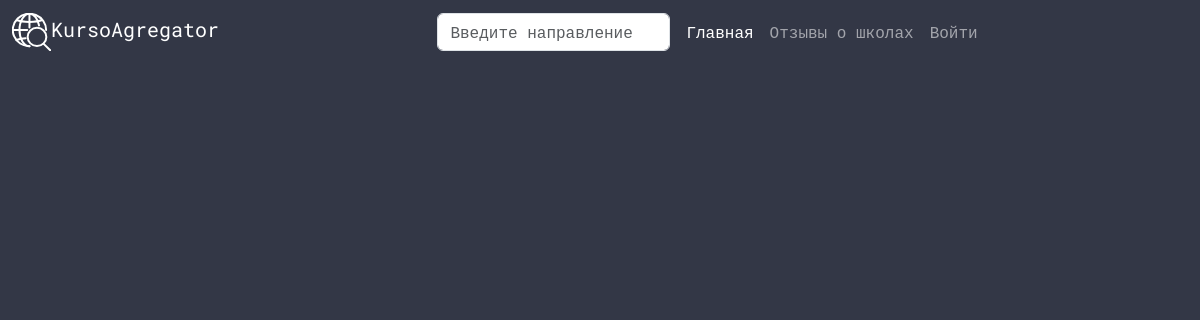
The app's page /reviews, older data.
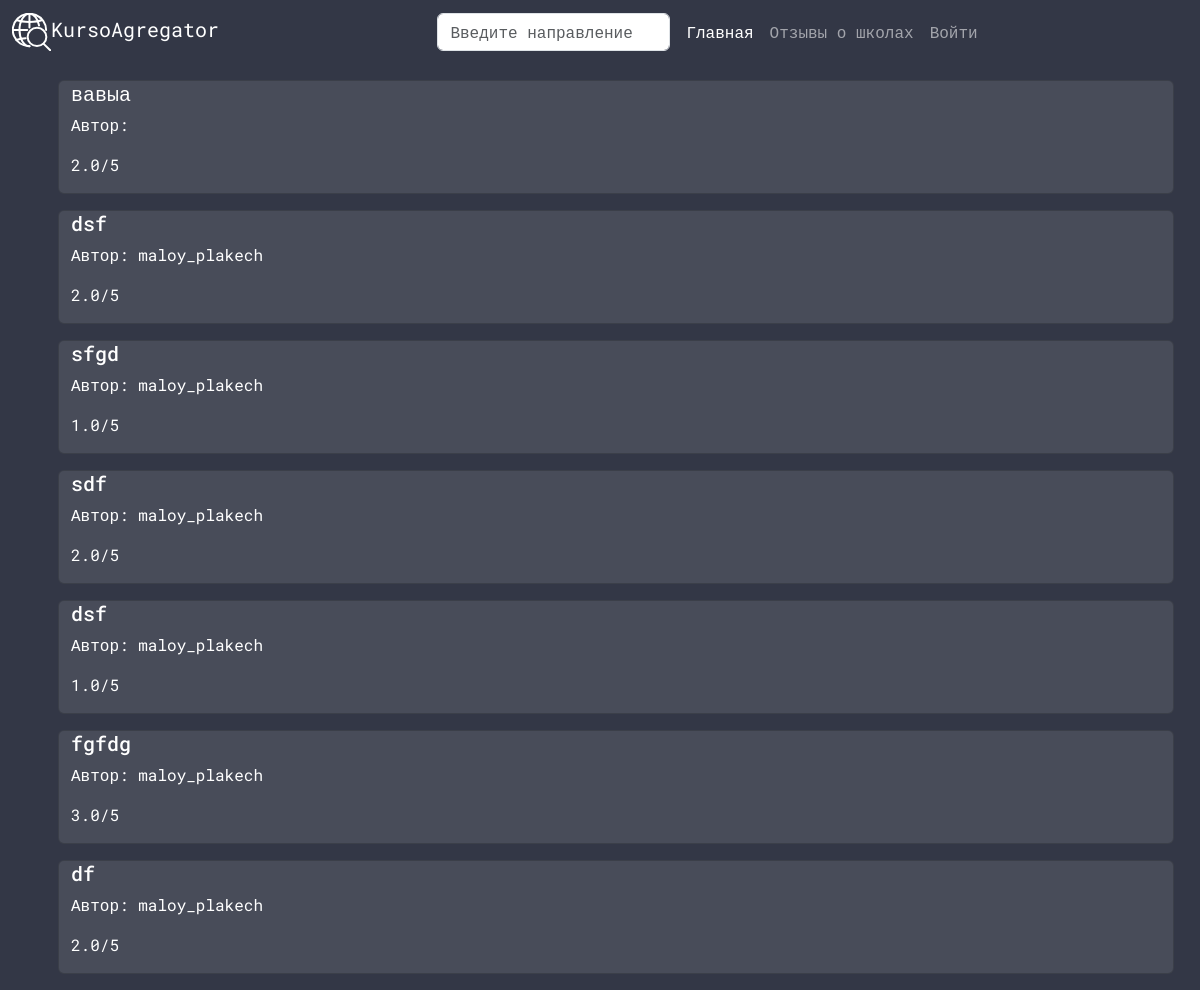
The same page, newer data.
### app/models.py (models this page shows, shortened)
class Review(db.Model):
    id = db.Column(db.Integer, primary_key=True)
    author_id = db.Column(db.Integer, db.ForeignKey('user.id', ondelete='CASCADE'))
    text = db.Column(db.String)
    rating = db.Column(db.Float)
    date = db.Column(db.DateTime, default=datetime.utcnow)

class User(db.Model, UserMixin):
    id = db.Column(db.Integer, primary_key=True)
    username = db.Column(db.String(128), nullable=False)
    email = db.Column(db.String(128), nullable=False, default="")
    password_hash = db.Column(db.String(256), nullable=False)
    date = db.Column(db.DateTime, default=datetime.utcnow, comment='date of registation')
    last_seen = db.Column(db.DateTime, default=datetime.utcnow, comment='last seen user in online')
    reviews = db.relationship('Review', backref='author', lazy='dynamic')

### app/review/routes.py (the view)
@bp.route('/reviews', methods=['GET'])
def reviews():
    schools = School.query.all()
    return render_template('review/reviews.html', schools=schools)

### app/templates/review/reviews.html
{% extends "base.html" %}
{% block content %}
<link rel="stylesheet" type="text/css" href="{{ url_for('static', filename='style/review.css') }}">
<main class="container">
    {% for school in schools %}
    {% for course in school.courses %}
    <div class="cards">
        {% for review in course.reviews %}
        <div style="background-color: rgba(72, 76, 89, 1);color:white;" class="card container m-3 ">
            <h5>{{ review.text }}</h5>
            <p>Автор: {{ review.author.username }}</p>
            <p>{{ review.rating }}/5</p>
        </div>
        {% endfor %}
    </div>
    {% endfor %}
    {% endfor %}
</main>
{% endblock %}

Row changes from the older to the newer data that the page shows:
added Review: text "вавыа", rating "2.0"
added Review: text "dsf", author.username "maloy_plakech", rating "2.0"
added Review: text "sfgd", author.username "maloy_plakech", rating "1.0"
added Review: text "sdf", author.username "maloy_plakech", rating "2.0"
added Review: text "dsf", author.username "maloy_plakech", rating "1.0"
added Review: text "fgfdg", author.username "maloy_plakech", rating "3.0"
added Review: text "df", author.username "maloy_plakech", rating "2.0"
